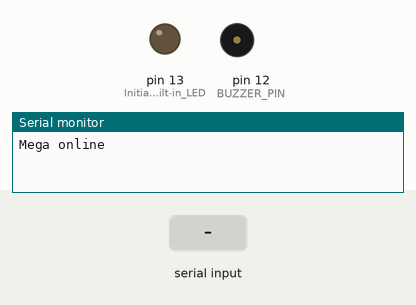
This sketch was run on a simulated Arduino Mega 2560, built with avr-gcc and run on an emulated ATmega2560. On the bench: output pins drawn as LEDs (lit = HIGH), buzzer (waves = sounding), the last lines printed to the serial monitor. The inputs (shaded band) are chosen by the test bench.

Above: at 1.2 s.
1.3 s: "on\n" received over Serial
At 1.8 s:
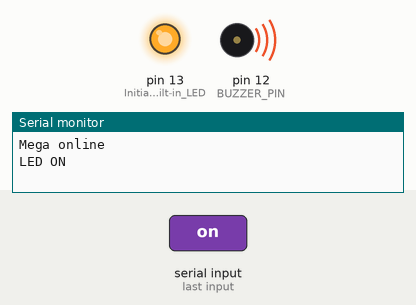
2.8 s: "off\n" received over Serial
At 4.1 s:
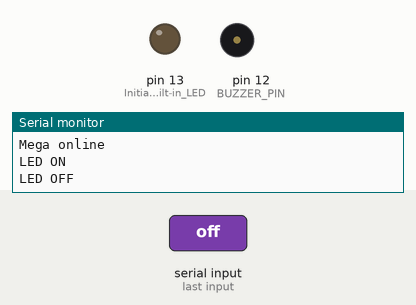
Timing chart, 0 to 5.8 s (numbered marks = the images above; inputs shaded):
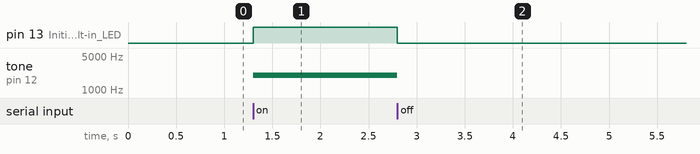

The sketch:

builtin_led.ino
```cpp
#define BUZZER_PIN 12

void setup() {
  Serial.begin(115200);
  while (!Serial) { ; }
  Serial.println("Mega online");
  pinMode(LED_BUILTIN, OUTPUT); // Initialize built-in LED
  pinMode(BUZZER_PIN, OUTPUT);  // Initialize buzzer
}

void loop() {
  if (Serial.available() > 0) {
    String cmd = Serial.readStringUntil('\n');
    cmd.trim();
    if (cmd == "on") {
      digitalWrite(LED_BUILTIN, HIGH);
      Serial.println("LED ON");
      tone(BUZZER_PIN, 2000); // Turn on buzzer at 1kHz
    } else if (cmd == "off") {
      digitalWrite(LED_BUILTIN, LOW);
      Serial.println("LED OFF");
      noTone(BUZZER_PIN); // Turn off buzzer
    }
  }
}
```

Measured:
- after the input at 1.3 s, pin 13 (Initialize_built-in_LED): LOW → HIGH at once; tone on pin 12 (BUZZER_PIN): silent → 2000 Hz at once
- after the input at 2.8 s, pin 13 (Initialize_built-in_LED): HIGH → LOW at once; tone on pin 12 (BUZZER_PIN): 2000 Hz → silent at once
